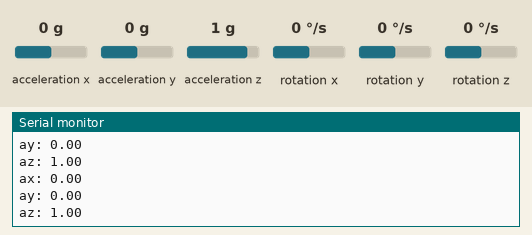
Recording of a sketch running on a simulated Arduino Uno, built with avr-gcc and run on an emulated ATmega328P. Parts: the last lines printed to the serial monitor. The inputs (shaded band) are chosen by the test bench; at power-on: acceleration x 0 g, acceleration z 1 g, acceleration y 0 g, rotation x 0 °/s, rotation y 0 °/s, rotation z 0 °/s.

Above: at 1.2 s.
1.3 s: acceleration x set to -1.4 g
At 1.46 s:
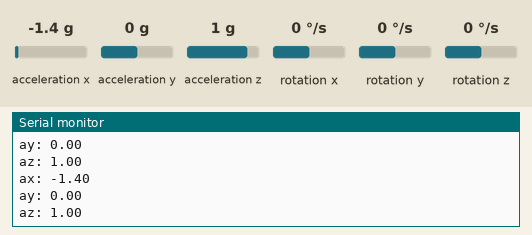
2.8 s: acceleration z set to -1.4 g
At 2.92 s:
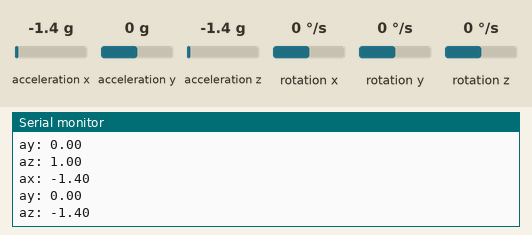
5.8 s: acceleration y set to -1.4 g
At 5.97 s:
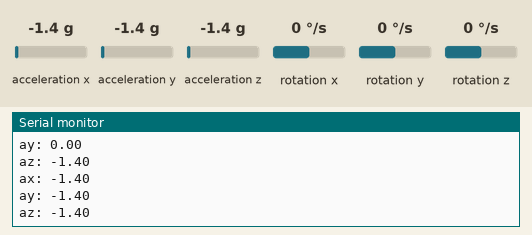

Measured:
- after the input at 1.3 s, the serial monitor: prints a new line after 0.07 s (image 1)
- after the input at 2.8 s, the serial monitor: prints a new line after 0.06 s (image 2)
- after the input at 5.8 s, the serial monitor: prints a new line after 0.09 s (image 3)

The sketch:

mpu_6050_comple.ino
```cpp
#include <Wire.h>
#include <MPU9250_asukiaaa.h>

MPU9250_asukiaaa mySensor;

void setup() {
  Serial.begin(9600);
  Wire.begin();

  mySensor.setWire(&Wire);
  mySensor.beginAccel();
  mySensor.beginGyro();
  mySensor.beginMag(); // optional

  Serial.println("MPU9250 initialized");
}

void loop() {
  mySensor.accelUpdate();
  mySensor.gyroUpdate();

  float ax = mySensor.accelX();
  float ay = mySensor.accelY();
  float az = mySensor.accelZ();

//  // Calculate pitch and roll using accelerometer
//  float pitch = atan2(ax, sqrt(ay * ay + az * az)) * 180 / PI;
//  float roll = atan2(ay, sqrt(ax * ax + az * az)) * 180 / PI;
//
//  Serial.print("Pitch: ");
//  Serial.print(pitch);
//  Serial.print(" | Roll: ");
//  Serial.println(roll);
    Serial.print("ax: ");
    Serial.println(ax);
    Serial.print("ay: ");
    Serial.println(ay);
    Serial.print("az: ");
    Serial.println(az);
  delay(100);
}
```
